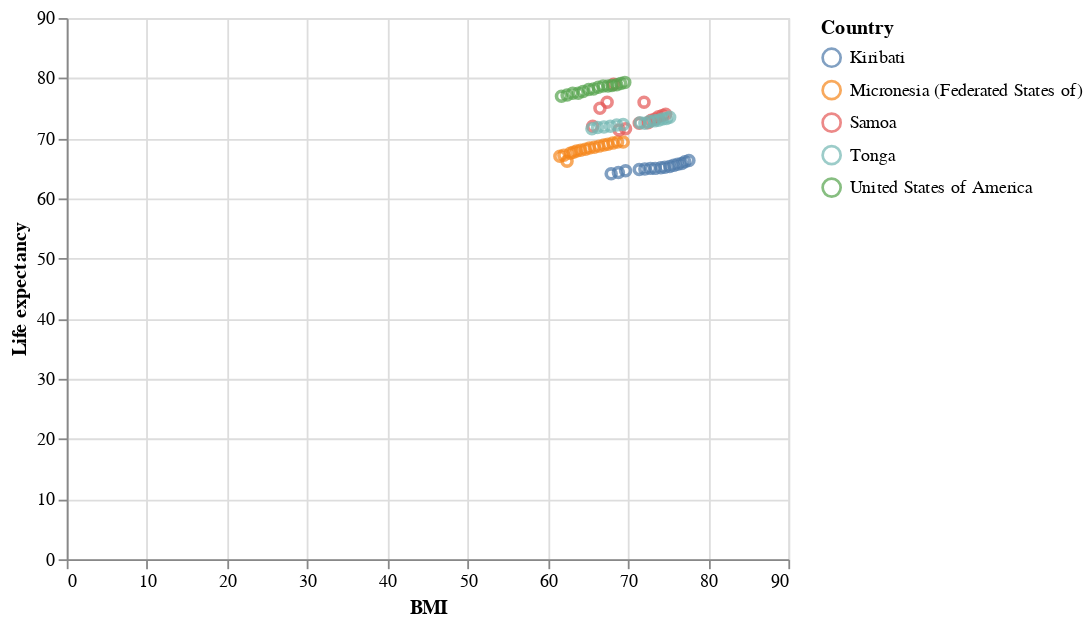

Write notebook code for a chart like this one.
### Markdown cell above
A new chart without outliers was made

### Code cell
#chart without the outliers

alt.Chart(bmi_expectancy_5_clean).mark_point().encode(
    x=alt.X('BMI', scale=alt.Scale(domain=(0, 90))),
    y=alt.Y('Life expectancy', scale=alt.Scale(domain=(0, 90))),
    color = 'Country',
)

### Figure 1 — Vega-Lite specification as saved in the notebook (floating-point values rounded to 4 significant figures)
{"config": {"view": {"continuousWidth": 400, "continuousHeight": 300}}, "data": {"name": "data-b92e3413f91cadc85c0d16a7da258438"}, "mark": "point", "encoding": {"color": {"field": "Country", "type": "nominal"}, "x": {"field": "BMI", "scale": {"domain": [0, 90]}, "type": "quantitative"}, "y": {"field": "Life expectancy", "scale": {"domain": [0, 90]}, "type": "quantitative"}}, "$schema": "https://vega.github.io/schema/vega-lite/v4.17.0.json", "datasets": {"data-b92e3413f91cadc85c0d16a7da258438": [{"Year": 2015, "Country": "Kiribati", "Life expectancy": 66.3, "BMI": 77.6}, {"Year": 2014, "Country": "Kiribati", "Life expectancy": 66.1, "BMI": 77.1}, {"Year": 2013, "Country": "Kiribati", "Life expectancy": 65.8, "BMI": 76.7}, {"Year": 2012, "Country": "Kiribati", "Life expectancy": 65.7, "BMI": 76.2}, {"Year": 2011, "Country": "Kiribati", "Life expectancy": 65.5, "BMI": 75.7}, {"Year": 2010, "Country": "Kiribati", "Life expectancy": 65.3, "BMI": 75.2}, {"Year": 2009, "Country": "Kiribati", "Life expectancy": 65.2, "BMI": 74.6}, {"Year": 2008, "Country": "Kiribati", "Life expectancy": 65.1, "BMI": 74.1}, {"Year": 2007, "Country": "Kiribati", "Life expectancy": 65.0, "BMI": 73.4}, {"Year": 2006, "Country": "Kiribati", "Life expectancy": 65.0, "BMI": 72.8}, {"Year": 2005, "Country": "Kiribati", "Life expectancy": 64.9, "BMI": 72.1}, {"Year": 2004, "Country": "Kiribati", "Life expectancy": 64.8, "BMI": 71.4}, {"Year": 2002, "Country": "Kiribati", "Life expectancy": 64.6, "BMI": 69.7}, {"Year": 2001, "Country": "Kiribati", "Life expectancy": 64.3, "BMI": 68.8}, {"Year": 2000, "Country": "Kiribati", "Life expectancy": 64.1, "BMI": 67.9}, {"Year": 2015, "Country": "Micronesia (Federated States of)", "Life expectancy": 69.4, "BMI": 69.4}, {"Year": 2014, "Country": "Micronesia (Federated States of)", "Life expectancy": 69.4, "BMI": 68.7}, {"Year": 2013, "Country": "Micronesia (Federated States of)", "Life expectancy": 69.2, "BMI": 68.1}, {"Year": 2012, "Country": "Micronesia (Federated States of)", "Life expectancy": 69.0, "BMI": 67.5}, {"Year": 2011, "Country": "Micronesia (Federated States of)", "Life expectancy": 68.9, "BMI": 67.0}, {"Year": 2010, "Country": "Micronesia (Federated States of)", "Life expectancy": 68.7, "BMI": 66.4}, {"Year": 2009, "Country": "Micronesia (Federated States of)", "Life expectancy": 68.5, "BMI": 65.8}, {"Year": 2008, "Country": "Micronesia (Federated States of)", "Life expectancy": 68.4, "BMI": 65.2}, {"Year": 2007, "Country": "Micronesia (Federated States of)", "Life expectancy": 68.2, "BMI": 64.7}, {"Year": 2006, "Country": "Micronesia (Federated States of)", "Life expectancy": 68.0, "BMI": 64.1}, {"Year": 2005, "Country": "Micronesia (Federated States of)", "Life expectancy": 67.9, "BMI": 63.6}, {"Year": 2004, "Country": "Micronesia (Federated States of)", "Life expectancy": 67.7, "BMI": 63.2}, {"Year": 2003, "Country": "Micronesia (Federated States of)", "Life expectancy": 67.5, "BMI": 62.8}, {"Year": 2002, "Country": "Micronesia (Federated States of)", "Life expectancy": 66.2, "BMI": 62.4}, {"Year": 2001, "Country": "Micronesia (Federated States of)", "Life expectancy": 67.2, "BMI": 62.0}, {"Year": 2000, "Country": "Micronesia (Federated States of)", "Life expectancy": 67.0, "BMI": 61.5}, {"Year": 2015, "Country": "Samoa", "Life expectancy": 74.0, "BMI": 74.7}, {"Year": 2014, "Country": "Samoa", "Life expectancy": 73.8, "BMI": 74.3}, {"Year": 2013, "Country": "Samoa", "Life expectancy": 73.6, "BMI": 73.8}, {"Year": 2012, "Country": "Samoa", "Life expectancy": 73.2, "BMI": 73.4}, {"Year": 2011, "Country": "Samoa", "Life expectancy": 73.0, "BMI": 72.9}, {"Year": 2010, "Country": "Samoa", "Life expectancy": 72.6, "BMI": 72.5}, {"Year": 2009, "Country": "Samoa", "Life expectancy": 76.0, "BMI": 72.0}, {"Year": 2008, "Country": "Samoa", "Life expectancy": 72.5, "BMI": 71.4}, {"Year": 2005, "Country": "Samoa", "Life expectancy": 71.6, "BMI": 69.7}, {"Year": 2004, "Country": "Samoa", "Life expectancy": 71.4, "BMI": 68.9}, {"Year": 2003, "Country": "Samoa", "Life expectancy": 79.0, "BMI": 68.2}, {"Year": 2002, "Country": "Samoa", "Life expectancy": 76.0, "BMI": 67.4}, {"Year": 2001, "Country": "Samoa", "Life expectancy": 75.0, "BMI": 66.5}, {"Year": 2000, "Country": "Samoa", "Life expectancy": 72.0, "BMI": 65.6}, {"Year": 2015, "Country": "Tonga", "Life expectancy": 73.5, "BMI": 75.2}, {"Year": 2014, "Country": "Tonga", "Life expectancy": 73.3, "BMI": 74.8}, {"Year": 2013, "Country": "Tonga", "Life expectancy": 73.2, "BMI": 74.3}, {"Year": 2012, "Country": "Tonga", "Life expectancy": 73.0, "BMI": 73.8}, {"Year": 2011, "Country": "Tonga", "Life expectancy": 72.9, "BMI": 73.3}, {"Year": 2010, "Country": "Tonga", "Life expectancy": 72.8, "BMI": 72.7}, {"Year": 2009, "Country": "Tonga", "Life expectancy": 72.5, "BMI": 72.1}, {"Year": 2008, "Country": "Tonga", "Life expectancy": 72.6, "BMI": 71.5}, {"Year": 2005, "Country": "Tonga", "Life expectancy": 72.3, "BMI": 69.4}, {"Year": 2004, "Country": "Tonga", "Life expectancy": 72.2, "BMI": 68.6}, {"Year": 2003, "Country": "Tonga", "Life expectancy": 72.0, "BMI": 67.8}, {"Year": 2002, "Country": "Tonga", "Life expectancy": 71.9, "BMI": 67.0}, {"Year": 2001, "Country": "Tonga", "Life expectancy": 71.8, "BMI": 66.2}, {"Year": 2000, "Country": "Tonga", "Life expectancy": 71.6, "BMI": 65.5}, {"Year": 2015, "Country": "United States of America", "Life expectancy": 79.3, "BMI": 69.6}, {"Year": 2014, "Country": "United States of America", "Life expectancy": 79.1, "BMI": 69.1}, {"Year": 2013, "Country": "United States of America", "Life expectancy": 78.9, "BMI": 68.6}, {"Year": 2012, "Country": "United States of America", "Life expectancy": 78.8, "BMI": 68.0}, {"Year": 2011, "Country": "United States of America", "Life expectancy": 78.7, "BMI": 67.5}, {"Year": 2010, "Country": "United States of America", "Life expectancy": 78.7, "BMI": 66.9}, {"Year": 2009, "Country": "United States of America", "Life expectancy": 78.5, "BMI": 66.3}, {"Year": 2008, "Country": "United States of America", "Life expectancy": 78.2, "BMI": 65.7}, {"Year": 2007, "Country": "United States of America", "Life expectancy": 78.1, "BMI": 65.1}, {"Year": 2006, "Country": "United States of America", "Life expectancy": 77.8, "BMI": 64.4}, {"Year": 2005, "Country": "United States of America", "Life expectancy": 77.5, "BMI": 63.8}, {"Year": 2004, "Country": "United States of America", "Life expectancy": 77.5, "BMI": 63.1}, {"Year": 2003, "Country": "United States of America", "Life expectancy": 77.2, "BMI": 62.4}, {"Year": 2002, "Country": "United States of America", "Life expectancy": 77.0, "BMI": 61.7}]}}
